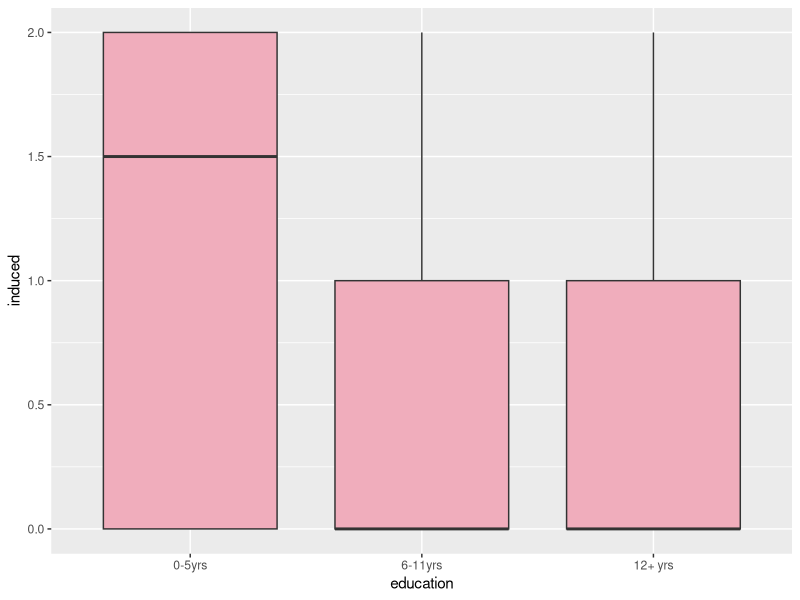
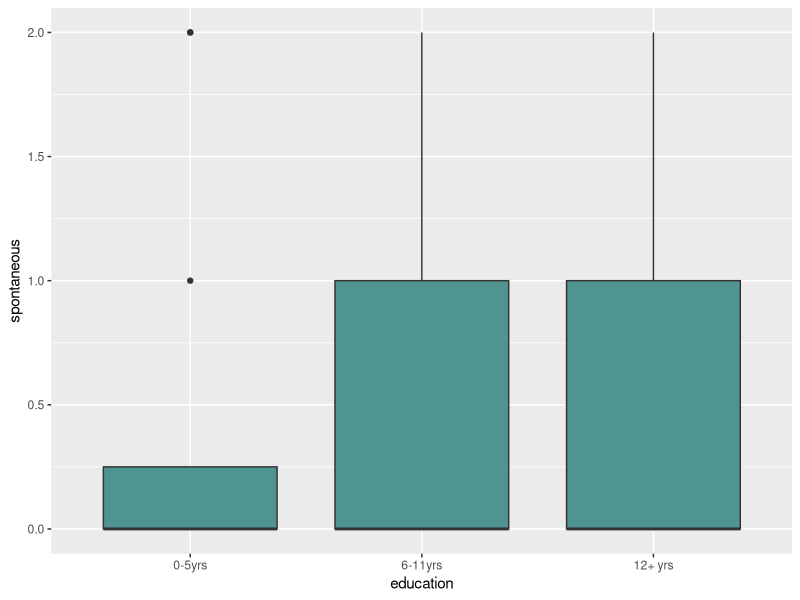
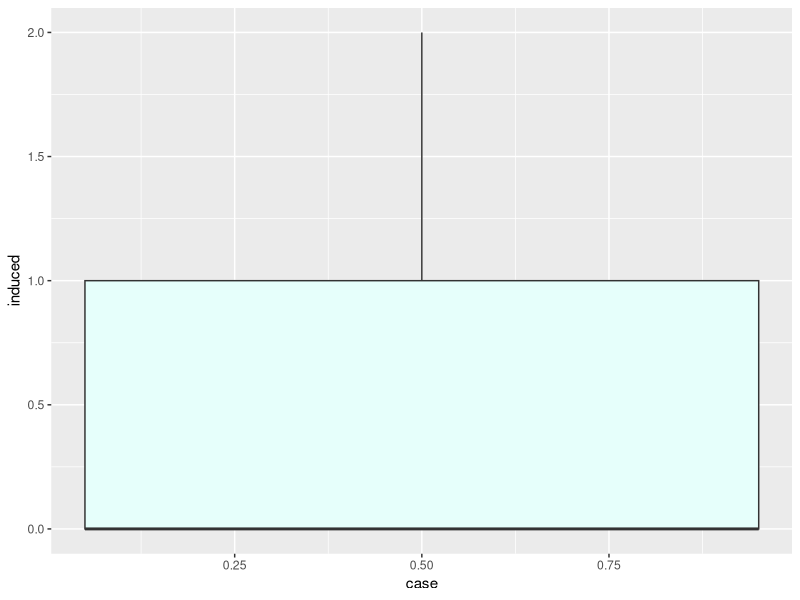
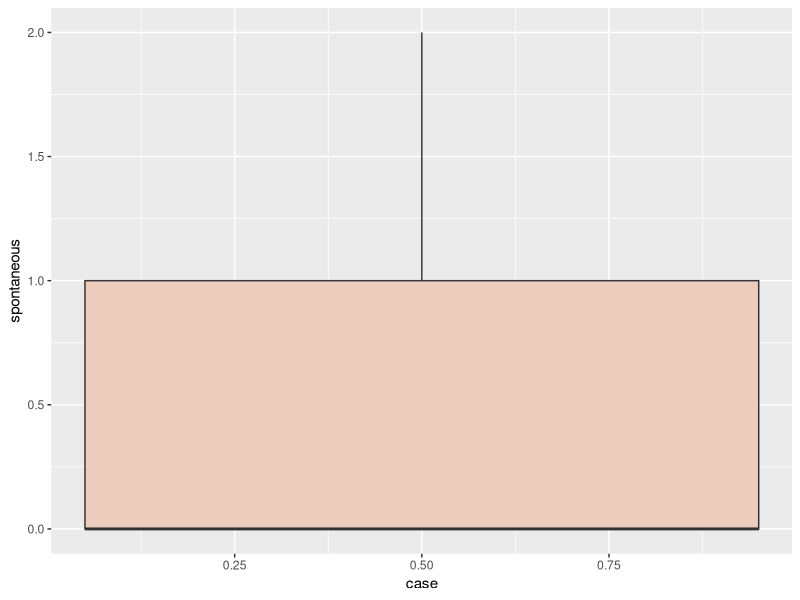
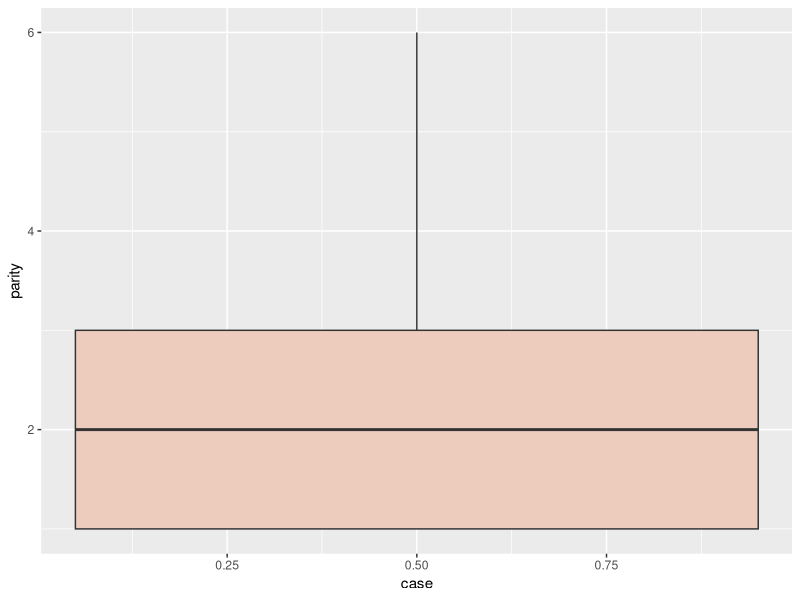
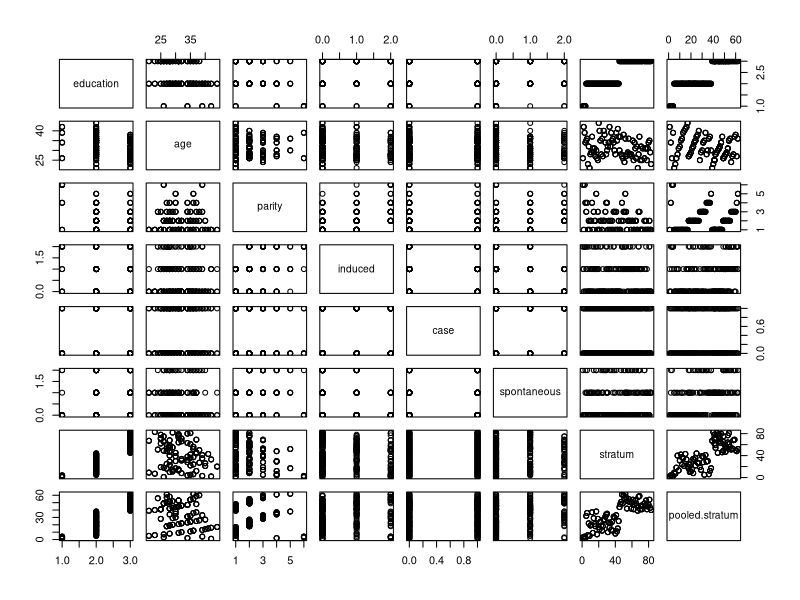
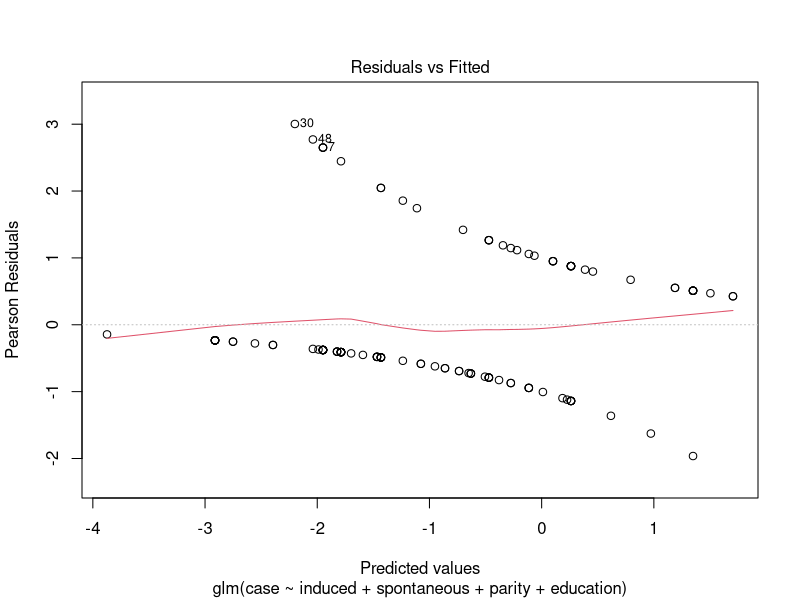
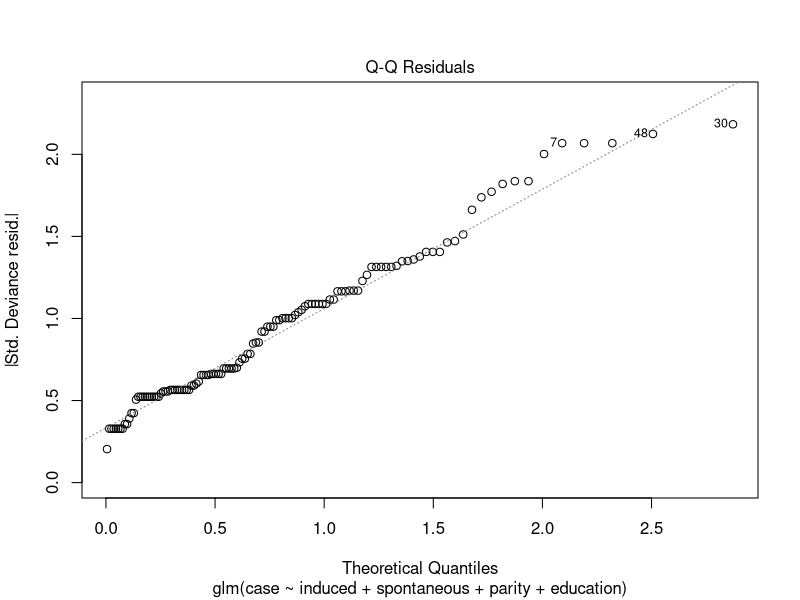

Source code (R) for these figures, in order: (Note: this script raises an error after producing the figures.)
data(infert)

#we take away the misfitting data, the article mentioned that one patient did not have two control matches infer is our new data set
infer <- infert[(infert$stratum != 74),]
dim(infer)


#less educated implies more likely to get induced abortion, however this does not result in infertility
library(ggplot2)
ggplot(infer, aes(x=education, y=induced))+ geom_boxplot(fill='#F0ADBC')

library(ggplot2)
ggplot(infer, aes(x=education, y=spontaneous))+ geom_boxplot(fill='#509491')

library(ggplot2)
ggplot(infer, aes(x=case, y=induced))+ geom_boxplot(fill='#E6FFFB')

library(ggplot2)
ggplot(infer, aes(x=case, y=spontaneous))+ geom_boxplot(fill='#EDCCBE')

library(ggplot2)
ggplot(infer, aes(x=case, y=parity))+ geom_boxplot(fill='#EDCCBE')

str(infer)
summary(infer)
#parity = number of previous preganancies
View(infer)
pairs(infer)

#we make the dependent variable a factor
infer$case = factor(infer$case)
levels(infer$case) = c('Control', 'infertile') 
summary(infer$case)

#here we see for each recorded case of infertility there are two control patients
#This is reflected in the stratum
infer$stratum = factor(infer$stratum)
infer$pooled.stratum = factor(infer$pooled.stratum)
summary(infer)
# use table to perform a baseline method for predicting the average outcome for all our data points
table(infer$case)

#separate training set and validation set
install.packages("caTools")
library(caTools)
#now randomly spilt the data into a training set and a testing set
set.seed(88)
split = sample.split(infer$case, SplitRatio = 0.50)
split

inferTrain = subset (infer, split == TRUE)
inferTest = subset (infer, split == FALSE)

nrow(inferTrain)
nrow(inferTest)

#########################################
#Model 1
#########################################

infertilityLog = glm(case ~ induced + spontaneous + parity + education, data = inferTrain, family = binomial())
summary(infertilityLog)

plot(infertilityLog)


#check for colinearity
cor(inferTrain[c("induced", "spontaneous","parity")])

# look at Preliminary Correlations
cor.test(as.numeric(infer$case=="Infertile"), infer$parity, alternative = "two.sided", method = "pearson")
cor.test(as.numeric(infer$case=="Infertile"), infer$parity, alternative = "two.sided", method = "spearman")


glm.fit = glm(as.numeric(infer$case=="Infertile") ~ induced, data = infer, family = "binomial")
summary(glm.fit)
summary(glm.fit$fitted.values)

plot(infer$induced, as.numeric(infer$case=="Infertile"),col="red",xlab="induced",ylab="case")
points(glm.fit$data$induced,glm.fit$fitted.values, col = "black", pch = 4)
curve(predict(glm.fit,data.frame(induced = x),type="resp"),col="blue",lwd=2,add=TRUE)

#Analyse predictions--------case ~ induced + spontaneous + parity + education

residuals.glm(infertilityLog,type="pearson")
plot(residuals.glm(infertilityLog))

residuals.glmD(infertilityLog,type="deviance")
plot(residuals.glmD(infertilityLog))


predictTrain = predict(infertilityLog, type ="response")
summary(predictTrain)
tapply(predictTrain, inferTrain$case, mean)

table(inferTrain$case, predictTrain > 0.3)

install.packages("ROCR")
library(ROCR)

ROCRpred = prediction(predictTrain, inferTrain$case)
ROCRperf = performance(ROCRpred, "tpr", "fpr")
plot(ROCRperf, colorize = TRUE, print.cuttoffs.at = seq(0,1,0.1), text.adj=c(-0.2,1.7))


#####################################
#Model 2 
####################################
infertilityLog0 = glm(case ~ induced + spontaneous + parity + age, data = inferTrain, family = binomial())
summary(infertilityLog0)

plot(infertilityLog0)

#check for colinearity
cor(inferTrain[c("induced", "spontaneous","parity", "age")])

#Analyse predictions--------case ~ induced + spontaneous + parity + age
predictTrain0 = predict(infertilityLog0, type ="response")
summary(predictTrain0)
tapply(predictTrain0, inferTrain$case, mean)

table(inferTrain$case, predictTrain0 > 0.3)

ROCRpred0 = prediction(predictTrain0, inferTrain$case)
ROCRperf0 = performance(ROCRpred0, "tpr", "fpr")
plot(ROCRperf0, colorize = TRUE, print.cuttoffs.at = seq(0,1,0.1), text.adj=c(-0.2,1.7))

#######################################
#Resampling
#######################################
library (boot)
set.seed (17)
cv.error.5 <- rep (0, 5)
for (i in 1:5) {
glm.fit <- glm (case ~ induced + spontaneous + parity, data = infer, family = binomial())
cv.error.5[i] <- cv.glm (infer, glm.fit , K = 5)$delta[1]
}
cv.error.5
plot(cv.error.5,type="b",col=2,pch=18,lwd=2, main="case ~ induced + spontaneous + parity")

####################################
